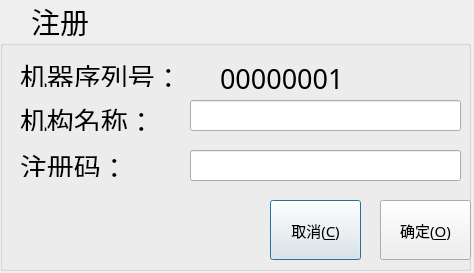
<?xml version="1.0" encoding="UTF-8"?>
<ui version="4.0">
 <class>Register</class>
 <widget class="QDialog" name="Register">
  <property name="geometry">
   <rect>
    <x>0</x>
    <y>0</y>
    <width>474</width>
    <height>273</height>
   </rect>
  </property>
  <property name="windowTitle">
   <string>Dialog</string>
  </property>
  <property name="modal">
   <bool>false</bool>
  </property>
  <widget class="QWidget" name="widget_title" native="true">
   <property name="geometry">
    <rect>
     <x>0</x>
     <y>0</y>
     <width>481</width>
     <height>40</height>
    </rect>
   </property>
   <property name="sizePolicy">
    <sizepolicy hsizetype="Preferred" vsizetype="Fixed">
     <horstretch>0</horstretch>
     <verstretch>0</verstretch>
    </sizepolicy>
   </property>
   <property name="minimumSize">
    <size>
     <width>100</width>
     <height>28</height>
    </size>
   </property>
   <layout class="QHBoxLayout" name="horizontalLayout_2">
    <property name="spacing">
     <number>0</number>
    </property>
    <property name="margin">
     <number>0</number>
    </property>
    <item>
     <widget class="QLabel" name="lab_Ico">
      <property name="sizePolicy">
       <sizepolicy hsizetype="Minimum" vsizetype="Preferred">
        <horstretch>0</horstretch>
        <verstretch>0</verstretch>
       </sizepolicy>
      </property>
      <property name="minimumSize">
       <size>
        <width>31</width>
        <height>0</height>
       </size>
      </property>
      <property name="text">
       <string/>
      </property>
      <property name="alignment">
       <set>Qt::AlignCenter</set>
      </property>
     </widget>
    </item>
    <item>
     <widget class="QLabel" name="lab_Title">
      <property name="sizePolicy">
       <sizepolicy hsizetype="Expanding" vsizetype="Preferred">
        <horstretch>0</horstretch>
        <verstretch>0</verstretch>
       </sizepolicy>
      </property>
      <property name="font">
       <font>
        <family>微软雅黑</family>
        <pointsize>10</pointsize>
        <weight>50</weight>
        <italic>false</italic>
        <bold>false</bold>
       </font>
      </property>
      <property name="styleSheet">
       <string notr="true">font: 10pt &quot;微软雅黑&quot;;</string>
      </property>
      <property name="text">
       <string>&lt;html&gt;&lt;head/&gt;&lt;body&gt;&lt;p&gt;&lt;span style=&quot; font-size:22pt;&quot;&gt;注册&lt;/span&gt;&lt;/p&gt;&lt;/body&gt;&lt;/html&gt;</string>
      </property>
      <property name="alignment">
       <set>Qt::AlignLeading|Qt::AlignLeft|Qt::AlignVCenter</set>
      </property>
     </widget>
    </item>
    <item>
     <widget class="QWidget" name="widget_menu" native="true">
      <property name="sizePolicy">
       <sizepolicy hsizetype="Minimum" vsizetype="Preferred">
        <horstretch>0</horstretch>
        <verstretch>0</verstretch>
       </sizepolicy>
      </property>
      <layout class="QHBoxLayout" name="horizontalLayout">
       <property name="spacing">
        <number>0</number>
       </property>
       <property name="margin">
        <number>0</number>
       </property>
      </layout>
     </widget>
    </item>
   </layout>
  </widget>
  <widget class="QGroupBox" name="groupBox">
   <property name="geometry">
    <rect>
     <x>0</x>
     <y>40</y>
     <width>471</width>
     <height>231</height>
    </rect>
   </property>
   <property name="title">
    <string/>
   </property>
   <widget class="QWidget" name="widget_main" native="true">
    <property name="geometry">
     <rect>
      <x>10</x>
      <y>0</y>
      <width>461</width>
      <height>221</height>
     </rect>
    </property>
    <property name="styleSheet">
     <string notr="true">font: 11pt &quot;微软雅黑&quot;;</string>
    </property>
    <widget class="QPushButton" name="btnCancel">
     <property name="geometry">
      <rect>
       <x>260</x>
       <y>160</y>
       <width>91</width>
       <height>60</height>
      </rect>
     </property>
     <property name="sizePolicy">
      <sizepolicy hsizetype="Maximum" vsizetype="Maximum">
       <horstretch>0</horstretch>
       <verstretch>0</verstretch>
      </sizepolicy>
     </property>
     <property name="minimumSize">
      <size>
       <width>80</width>
       <height>60</height>
      </size>
     </property>
     <property name="font">
      <font>
       <family>微软雅黑</family>
       <pointsize>11</pointsize>
       <weight>50</weight>
       <italic>false</italic>
       <bold>false</bold>
      </font>
     </property>
     <property name="cursor">
      <cursorShape>PointingHandCursor</cursorShape>
     </property>
     <property name="focusPolicy">
      <enum>Qt::StrongFocus</enum>
     </property>
     <property name="styleSheet">
      <string notr="true"/>
     </property>
     <property name="text">
      <string>取消(&amp;C)</string>
     </property>
     <property name="icon">
      <iconset resource="../rc.qrc">
       <normaloff>:/image/delete.png</normaloff>:/image/delete.png</iconset>
     </property>
     <property name="iconSize">
      <size>
       <width>20</width>
       <height>20</height>
      </size>
     </property>
    </widget>
    <widget class="QPushButton" name="btnOk">
     <property name="geometry">
      <rect>
       <x>370</x>
       <y>160</y>
       <width>91</width>
       <height>60</height>
      </rect>
     </property>
     <property name="sizePolicy">
      <sizepolicy hsizetype="Maximum" vsizetype="Maximum">
       <horstretch>0</horstretch>
       <verstretch>0</verstretch>
      </sizepolicy>
     </property>
     <property name="minimumSize">
      <size>
       <width>80</width>
       <height>60</height>
      </size>
     </property>
     <property name="font">
      <font>
       <family>微软雅黑</family>
       <pointsize>11</pointsize>
       <weight>50</weight>
       <italic>false</italic>
       <bold>false</bold>
      </font>
     </property>
     <property name="cursor">
      <cursorShape>PointingHandCursor</cursorShape>
     </property>
     <property name="focusPolicy">
      <enum>Qt::StrongFocus</enum>
     </property>
     <property name="styleSheet">
      <string notr="true"/>
     </property>
     <property name="text">
      <string>确定(&amp;O)</string>
     </property>
     <property name="icon">
      <iconset resource="../rc.qrc">
       <normaloff>:/image/update.png</normaloff>:/image/update.png</iconset>
     </property>
     <property name="iconSize">
      <size>
       <width>20</width>
       <height>20</height>
      </size>
     </property>
    </widget>
    <widget class="QLineEdit" name="name_lineEdit">
     <property name="geometry">
      <rect>
       <x>180</x>
       <y>60</y>
       <width>271</width>
       <height>31</height>
      </rect>
     </property>
     <property name="font">
      <font>
       <family>微软雅黑</family>
       <pointsize>11</pointsize>
       <weight>50</weight>
       <italic>false</italic>
       <bold>false</bold>
      </font>
     </property>
    </widget>
    <widget class="QLabel" name="label">
     <property name="geometry">
      <rect>
       <x>10</x>
       <y>60</y>
       <width>161</width>
       <height>31</height>
      </rect>
     </property>
     <property name="text">
      <string>&lt;html&gt;&lt;head/&gt;&lt;body&gt;&lt;p&gt;&lt;span style=&quot; font-size:20pt;&quot;&gt;机构名称：&lt;/span&gt;&lt;/p&gt;&lt;/body&gt;&lt;/html&gt;</string>
     </property>
    </widget>
    <widget class="QLabel" name="label_2">
     <property name="geometry">
      <rect>
       <x>10</x>
       <y>106</y>
       <width>161</width>
       <height>31</height>
      </rect>
     </property>
     <property name="text">
      <string>&lt;html&gt;&lt;head/&gt;&lt;body&gt;&lt;p&gt;&lt;span style=&quot; font-size:20pt;&quot;&gt;注册码：&lt;/span&gt;&lt;/p&gt;&lt;/body&gt;&lt;/html&gt;</string>
     </property>
    </widget>
    <widget class="QLineEdit" name="code_lineEdit">
     <property name="geometry">
      <rect>
       <x>180</x>
       <y>110</y>
       <width>271</width>
       <height>31</height>
      </rect>
     </property>
    </widget>
    <widget class="QLabel" name="label_3">
     <property name="geometry">
      <rect>
       <x>10</x>
       <y>16</y>
       <width>191</width>
       <height>31</height>
      </rect>
     </property>
     <property name="text">
      <string>&lt;html&gt;&lt;head/&gt;&lt;body&gt;&lt;p&gt;&lt;span style=&quot; font-size:20pt;&quot;&gt;机器序列号：&lt;/span&gt;&lt;/p&gt;&lt;/body&gt;&lt;/html&gt;</string>
     </property>
    </widget>
    <widget class="QLabel" name="num_label">
     <property name="geometry">
      <rect>
       <x>210</x>
       <y>20</y>
       <width>191</width>
       <height>31</height>
      </rect>
     </property>
     <property name="font">
      <font>
       <family>微软雅黑</family>
       <pointsize>11</pointsize>
       <weight>50</weight>
       <italic>false</italic>
       <bold>false</bold>
      </font>
     </property>
     <property name="text">
      <string>&lt;html&gt;&lt;head/&gt;&lt;body&gt;&lt;p&gt;&lt;span style=&quot; font-size:20pt;&quot;&gt;00000001&lt;/span&gt;&lt;/p&gt;&lt;/body&gt;&lt;/html&gt;</string>
     </property>
    </widget>
    <zorder>btnCancel</zorder>
    <zorder>name_lineEdit</zorder>
    <zorder>label</zorder>
    <zorder>label_2</zorder>
    <zorder>code_lineEdit</zorder>
    <zorder>label_3</zorder>
    <zorder>num_label</zorder>
    <zorder>btnOk</zorder>
   </widget>
  </widget>
 </widget>
 <resources>
  <include location="../rc.qrc"/>
 </resources>
 <connections/>
</ui>
